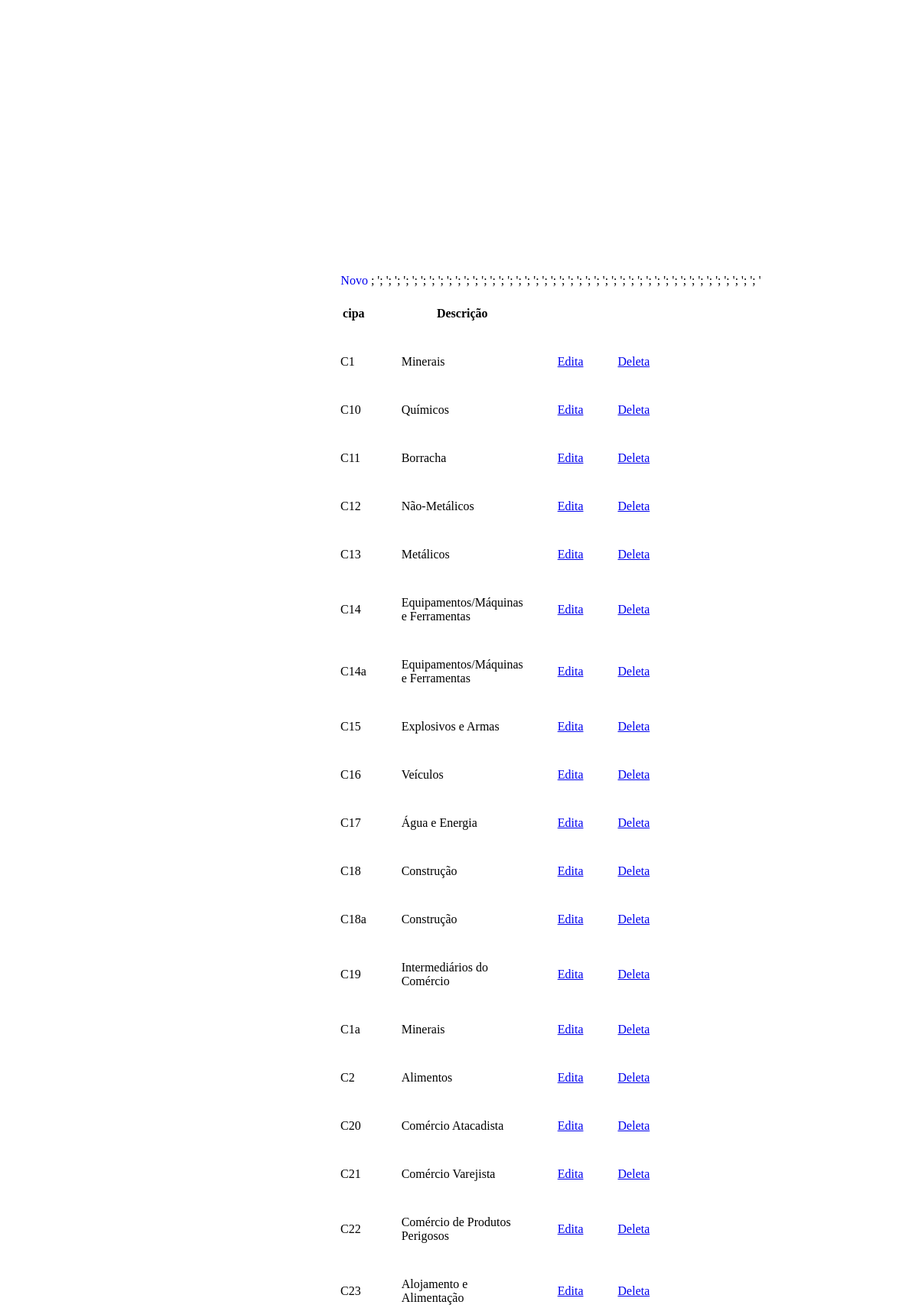
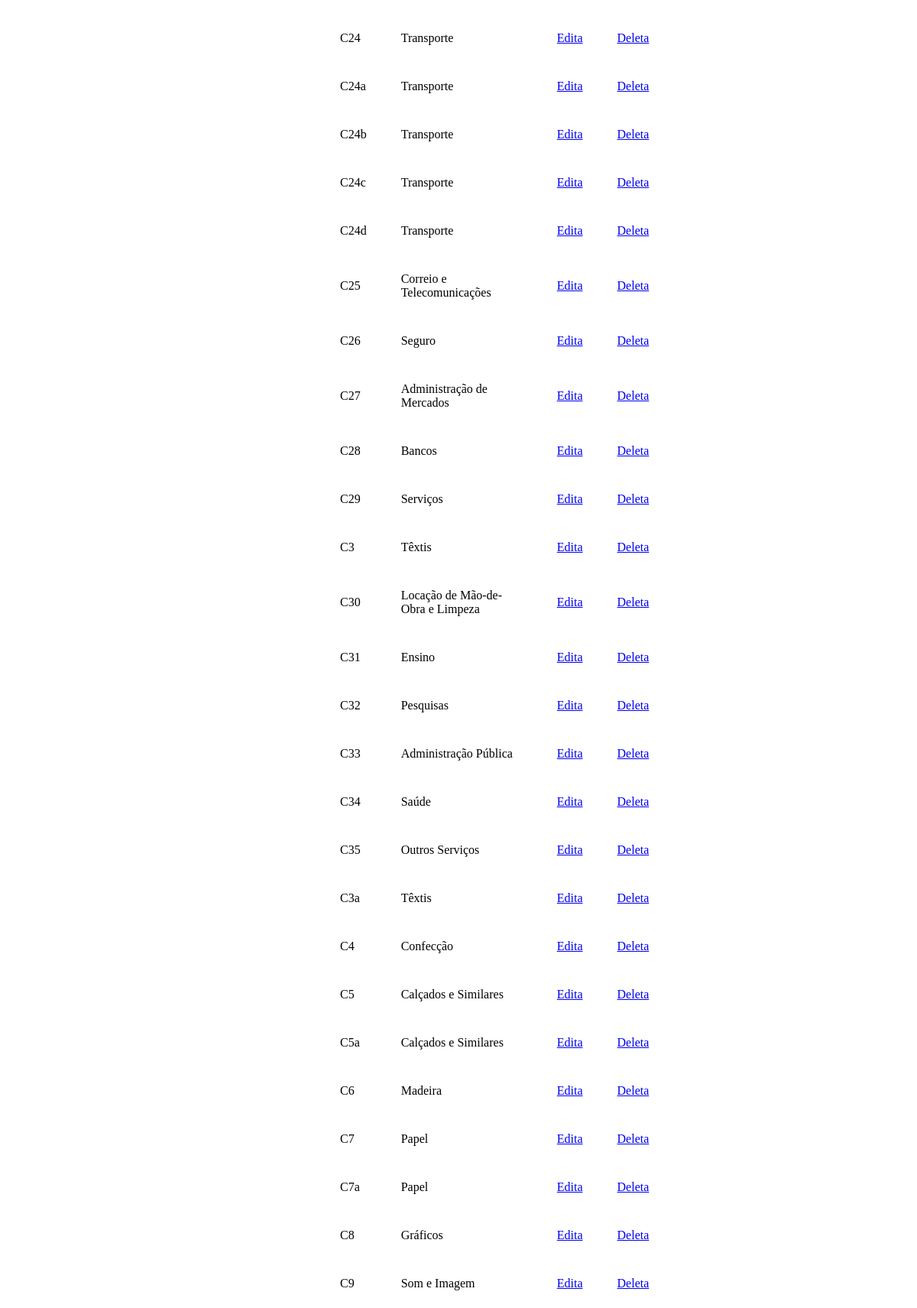
Page /html/lista_grupo_tst.php on the committed database (2 pictures, top to bottom).
### tables this page shows
CREATE TABLE grupo(
	
	cipa CHAR(4)NOT NULL,
	descricao TEXT NOT NULL,
	
	CONSTRAINT PrKgrupo PRIMARY KEY (cipa)
);

### processa/bd.class.php (called while the page is built, shortened)
<?php
	class bd{
	var $conexao;
		function add_banco($usuario, $senha, $endereco = "localhost", $nome_bd){
			$this->usuario = "$usuario";
			$this->senha = "$senha";
			$this->endereco = "$endereco";
			$this->nome_bd = "$nome_bd";
			$this->conexao = mysqli_connect($this->endereco, $this->usuario, $this->senha, $this->nome_bd) or die ("Erro ao conectar");
			}
		function get_all($tabela, $id = NULL){
			if(is_null($id)){
				$consulta = "SELECT * FROM $tabela";
				$resultado = mysqli_query($this->conexao, $consulta);
			}else{
				$bd = new bd;
				$consulta = "SELECT * FROM $tabela WHERE $id";
				$resultado = mysqli_query($this->conexao, $consulta);
			}
			return $resultado;
		}
	}
	$bd = new bd();

### html/lista_grupo_tst.php (the view, shortened to what this page needs)
<?php  require_once '../processa/bd.class.php' ?>
<html>
	<head>
		<link rel="stylesheet" href="style.css">
	</head>
	<body>
		<p class="centraliza">
		<a href="novo_tst.php" style='text-decoration: none;'>Novo</a>
	<table style="width:50%">
		  <tr>
			<th>cipa</th> <th>Descrição</th>
		  </tr>
			 <?php
				$resultado = $bd->get_all('grupo');
				while($linha = mysqli_fetch_array($resultado)){
						echo "<tr>;
								<td>".
									$linha['cipa']
								."</td>
								<td>".
									$linha['descricao']
								."</td>
								'<td class='td'>
									<a href='edita_tst.php?COD=".$linha['cipa']."'>Edita</a>
								</td>
								<td>
									<a href='deleta_tst.php?COD=".$linha['cipa']."' onclick='confirma()'>Deleta</a>
								</td>
							</tr>";
					}
				?>
		</table>
	</body>
</html>

### html/style.css (style rules this page uses)
body { margin: 0px; }
.centraliza { position: absolute; text-align: center; left: 35%; top: 10%; width: 50%; }
.td { border: 1px solid white; border-collapse: collapse; }
table, td { border: 1px solid white; border-collapse: collapse; width: 100%; }
th, td { padding: 20px; height: 50px; border: 5px solid white; }

### rows in the picture
grupo: cipa "C1", descricao "Minerais"
grupo: cipa "C10", descricao "Químicos"
grupo: cipa "C11", descricao "Borracha"
grupo: cipa "C12", descricao "Não-Metálicos"
grupo: cipa "C13", descricao "Metálicos"
grupo: cipa "C14", descricao "Equipamentos/Máquinas e Ferramentas"
grupo: cipa "C14a", descricao "Equipamentos/Máquinas e Ferramentas"
grupo: cipa "C15", descricao "Explosivos e Armas"
grupo: cipa "C16", descricao "Veículos"
grupo: cipa "C17", descricao "Água e Energia"
grupo: cipa "C18", descricao "Construção"
grupo: cipa "C18a", descricao "Construção"
grupo: cipa "C19", descricao "Intermediários do Comércio"
grupo: cipa "C1a", descricao "Minerais"
grupo: cipa "C2", descricao "Alimentos"
grupo: cipa "C20", descricao "Comércio Atacadista"
grupo: cipa "C21", descricao "Comércio Varejista"
grupo: cipa "C22", descricao "Comércio de Produtos Perigosos"
grupo: cipa "C23", descricao "Alojamento e Alimentação"
grupo: cipa "C24", descricao "Transporte"
grupo: cipa "C24a", descricao "Transporte"
grupo: cipa "C24b", descricao "Transporte"
grupo: cipa "C24c", descricao "Transporte"
grupo: cipa "C24d", descricao "Transporte"
grupo: cipa "C25", descricao "Correio e Telecomunicações"
grupo: cipa "C26", descricao "Seguro"
grupo: cipa "C27", descricao "Administração de Mercados"
grupo: cipa "C28", descricao "Bancos"
grupo: cipa "C29", descricao "Serviços"
grupo: cipa "C3", descricao "Têxtis"
grupo: cipa "C30", descricao "Locação de Mão-de-Obra e Limpeza"
grupo: cipa "C31", descricao "Ensino"
grupo: cipa "C32", descricao "Pesquisas"
grupo: cipa "C33", descricao "Administração Pública"
grupo: cipa "C34", descricao "Saúde"
grupo: cipa "C35", descricao "Outros Serviços"
grupo: cipa "C3a", descricao "Têxtis"
grupo: cipa "C4", descricao "Confecção"
grupo: cipa "C5", descricao "Calçados e Similares"
grupo: cipa "C5a", descricao "Calçados e Similares"
grupo: cipa "C6", descricao "Madeira"
grupo: cipa "C7", descricao "Papel"
grupo: cipa "C7a", descricao "Papel"
grupo: cipa "C8", descricao "Gráficos"
grupo: cipa "C9", descricao "Som e Imagem"
